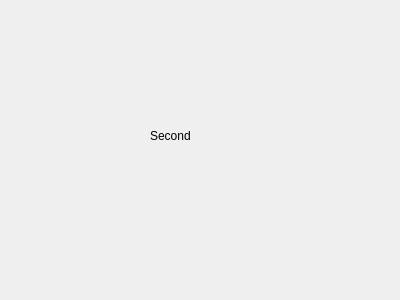
<?xml version="1.0" encoding="UTF-8"?>
<ui version="4.0">
 <class>StackWidgetTest2</class>
 <widget class="QWidget" name="StackWidgetTest2">
  <property name="geometry">
   <rect>
    <x>0</x>
    <y>0</y>
    <width>400</width>
    <height>300</height>
   </rect>
  </property>
  <property name="windowTitle">
   <string>Form</string>
  </property>
  <widget class="QLabel" name="label">
   <property name="geometry">
    <rect>
     <x>150</x>
     <y>110</y>
     <width>141</width>
     <height>51</height>
    </rect>
   </property>
   <property name="text">
    <string>Second</string>
   </property>
  </widget>
 </widget>
 <resources/>
 <connections/>
</ui>
